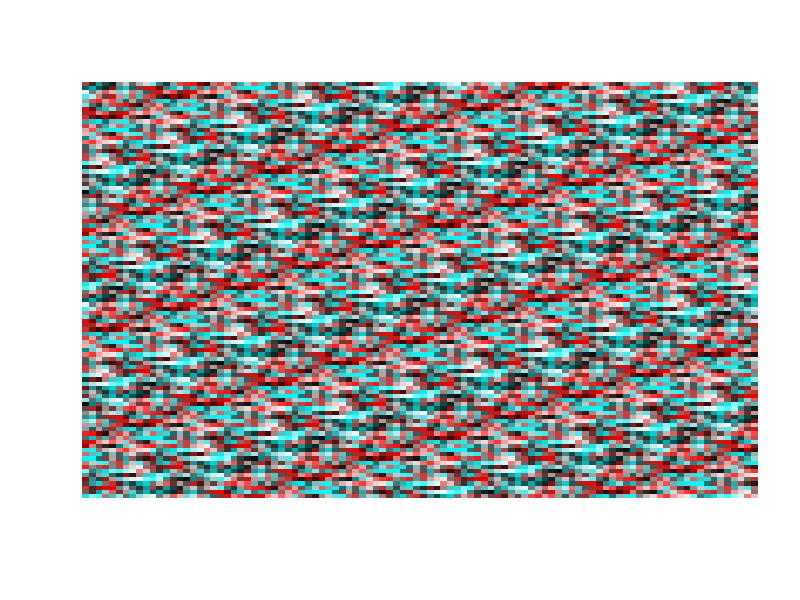

Here is the R script that generated this plot:
m = read.table("mapRand.csv",header=F,sep=",")
nbRows <- 100
nbCols <- 100
output = matrix(nrow=nbRows,ncol=nbCols)
row <- 1
col <- 1

for (i in 1:(nbRows*nbCols)){
  output[row,col] = rgb(m[i,],max=256)
  col = col+1
  if (col==nbCols+1){
     row=row+1
     col=1
  }
}

t = matrix(seq(1,nbRows*nbCols),nbRows,nbCols,byrow=T)
image(t,col=output,axes=F)
